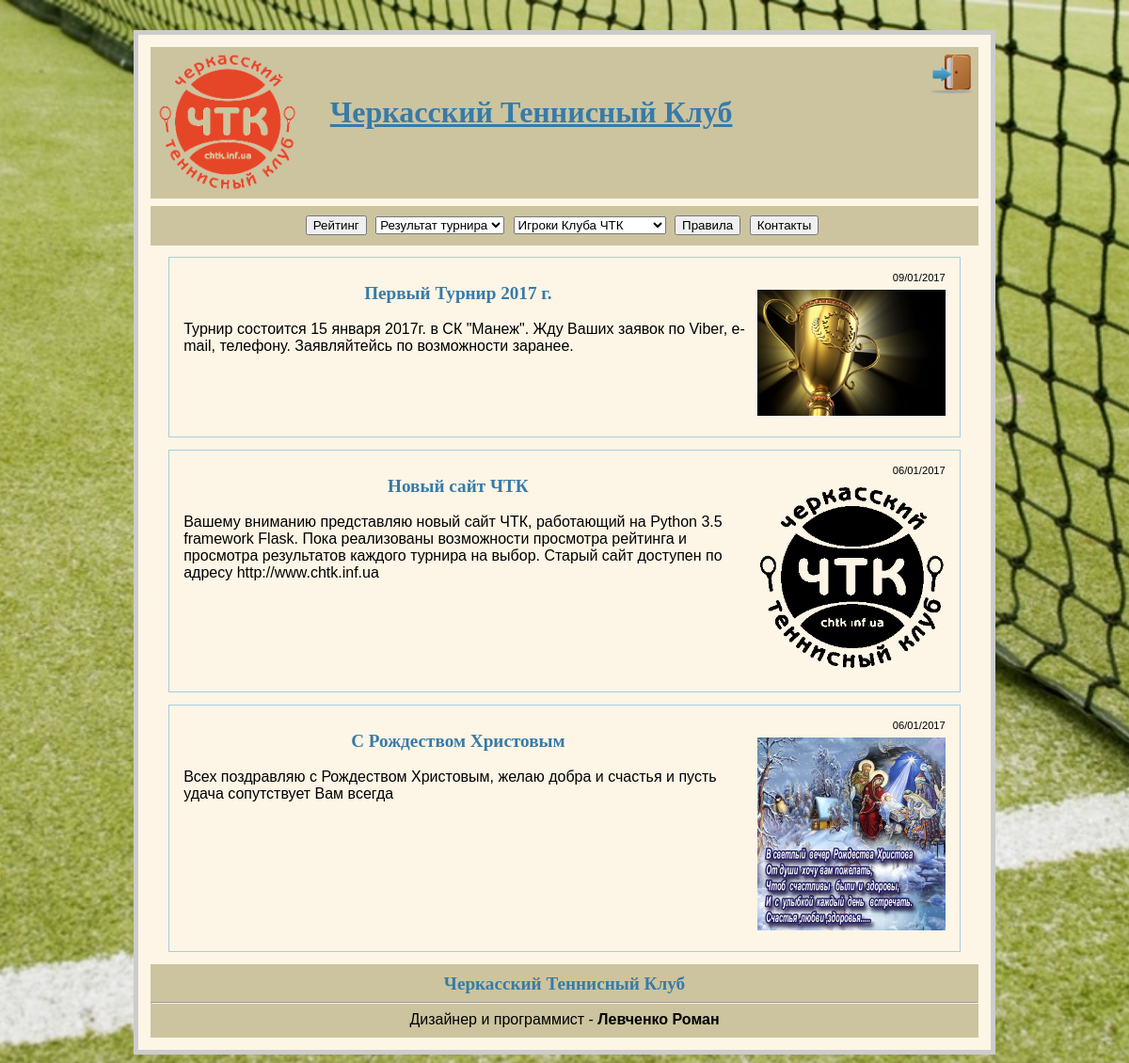
Before: / with the older database file.
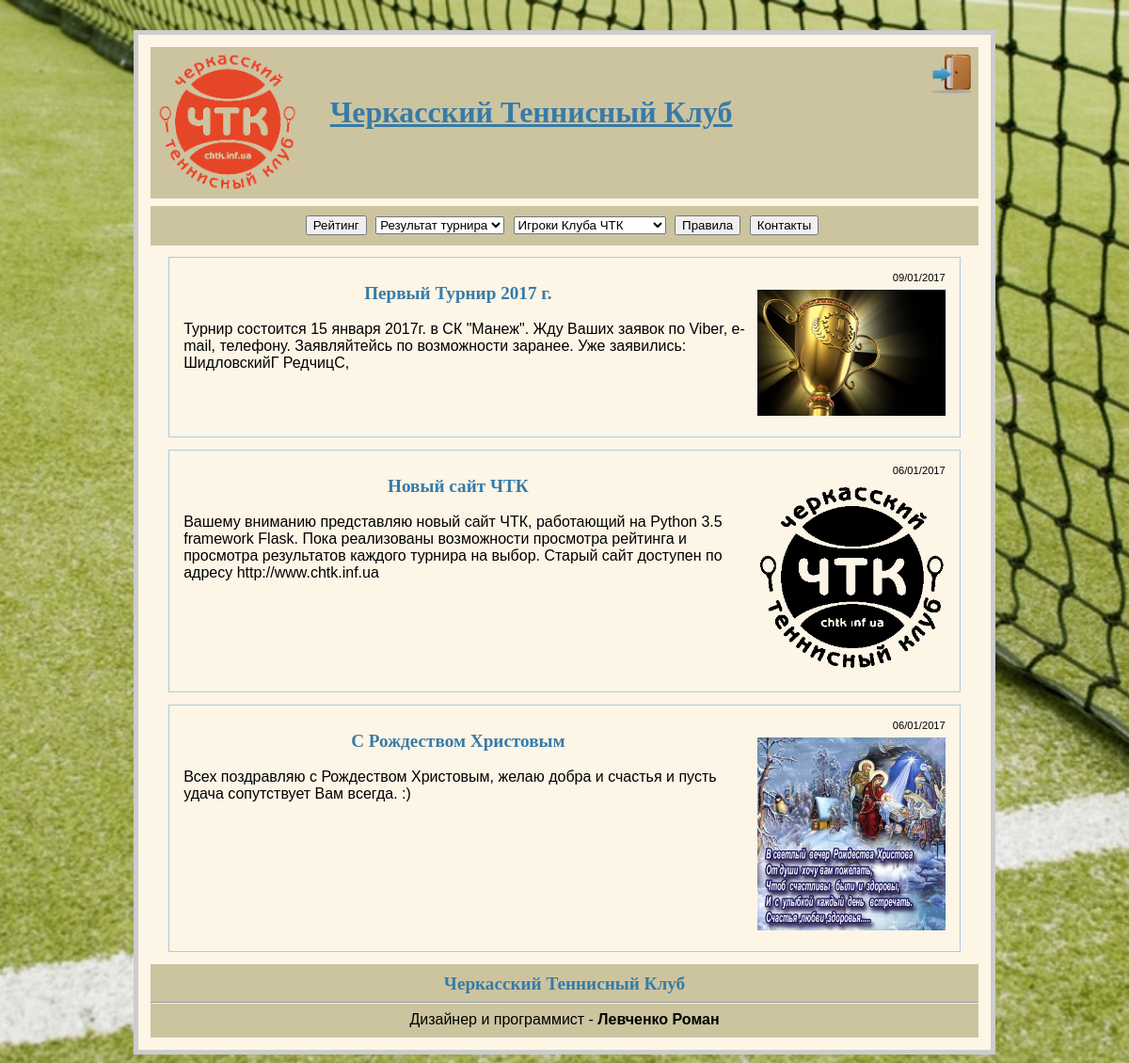
After: the same page with the newer database file.
### chtk.py (models this page shows, shortened)
class Entries(dab.Model):
    id = dab.Column(dab.Integer, primary_key=True)
    title = dab.Column(dab.String(100))
    text = dab.Column(dab.String(450))
    date_of_article = dab.Column(dab.String(20))
    images = dab.Column(dab.String(60))
    tour = dab.Column(dab.String(60))

### chtk.py (the view)
@app.route('/')
def show_entries():
    db = get_db()
    cur = db.execute('select title, text, date_of_article, images, tour from entries order by id desc')
    cur_1 = db.execute('select id, player_name, player_surname, path_photo from players order by id')
    entries = cur.fetchall()
    players = cur_1.fetchall()
    return render_template('show_entries.html', entries=entries, players=players)

### chtk.py (called while the page is built)
def connect_db():
    rv = sqlite3.connect(app.config['DATABASE'])
    rv.row_factory = sqlite3.Row
    return rv

def get_db():
    if not hasattr(g, 'sqlite_db'):
        g.sqlite_db = connect_db()
    return g.sqlite_db

### templates/show_entries.html (shortened to what this page needs)
{% extends "base.html" %}
{% block body %}
  <ul class=entries>
    {% for entry in entries %}
      <li><div class="date" align="right"> {{ entry.date_of_article }}</div>
    {% if entry.images %}
        <img src="{{ entry.images }}" width="200" align="right" class="picture"><h2 align="center">{{ entry.title }} </h2><br>{{ entry.text|safe }} {% if entry.tour %}<a href="{{ entry.tour }}">ГРУППЫ И РАСПИСАНИЕ</a>{% endif %}
    {% else %}
        <h2 align="center">{{ entry.title }} </h2><br>
        {{ entry.text|safe }} {% if entry.tour %}<a href="{{ entry.tour }}">ГРУППЫ И РАСПИСАНИЕ</a>{% endif %}
    {% endif %}
    </li>
  {% else %}
    <li><em>Unbelievable.  No entries here so far</em></li>
  </ul>
  {% endfor %}
<div class="footer"><h2 align="center">Черкасский Теннисный Клуб</h2><hr>
  <div align="center"> Дизайнер и программист - <b>Левченко Роман</b></div>
</div>
{% endblock %}

### templates/base.html (shortened to what this page needs)
<!doctype html>
<link rel=stylesheet type=text/css href="{{ url_for('static', filename='style.css') }}">
<div class=page>
    <div class=metanav>
        <div align="left"> <a href="/"> <img src="{{ url_for('static', filename='logo2.png') }}" width="150" align="middle" ></a>
            <a href="/" class="title"><b>Черкасский Теннисный Клуб</b></a>
            {% if not session.logged_in %}
                <a href="{{ url_for('login') }}"><input type="image" src="/static/login_button.png" width="45" align="right"></a>
            {% else %}
                <a href="{{ url_for('logout') }}"><input type="image" src="/static/logout_button.png" width="45" align="right"></a>
            {% endif %}
        </div>
    </div>
  <div class=metanav>
      <center>
          <ul class="hr">
              <li><form action="/rating/"><input type="submit" value="Рейтинг"></form></li>
              <li><form method="post" name="drop_down_box">
                    <select name="menu" size="1" onchange="top.location=this.value">
                        <option value="Результат турнира">Результат турнира</option>
                    </select></form></li>
              <li><form method="post" name="drop_down_box">
                    <select name="menu" size="1" onchange="top.location=this.value">
                        <option value="Игроки" >Игроки Клуба ЧТК</option>
                    </select></form></li>
              <li><form action="/rules/"><input type="submit" value="Правила"></form></li>
              <li><form action="/contacts/"><input type="submit" value="Контакты"></form></li>
          </ul>
      </center>
  </div>
  {% block body %}{% endblock %}
</div>

### static/style.css (style rules this page uses)
a, h1, h2 { color: #377ba8; }
h1, h2 { font-family: 'Georgia', serif; margin: 0; }
h2 { font-size: 1.2em; }
.page { margin: 2em auto; width: 55em; border: 5px solid #ccc; padding: 0.8em; background: #FDF5E6; }
.entries { list-style: none; margin: 0; padding: 0; }
.entries li { margin: 0.8em 1.2em; border: 1px solid #aacbe2; padding: 15px; }
.entries li h2 { margin-left: -1em; }
.metanav { padding: 0.4em; margin-bottom: 0.5em; background: #CCC49F; }
ul.hr { margin: 0; padding: 4px; }
ul.hr li { display: inline-block; margin-right: 5px; }
.date { font-size: 0.7em; }
.footer { padding: 10px 0; background-color: #CCC49F; }
.picture { margin: 7px 0 7px 7px; }
.title { font-family: 'Georgia', serif; font-size: 2em; padding-left: 30px; }

Changed rows visible on the page:
changed Entries: text "Турнир состоится 15 января 2017г. в СК \"Манеж\". Жду Ваших заявок по Viber, e-mail, телефону. Заявляйтейсь по возможности заранее." → "…Заявляйтейсь по возможности заранее. Уже заявились: ШидловскийГ РедчицС,"
changed Entries "С Рождеством Христовым": text "Всех поздравляю с Рождеством Христовым, желаю добра и счастья и пусть удача сопутствует Вам всегда" → "Всех поздравляю с Рождеством Христовым, желаю добра и счастья и пусть удача сопутствует Вам всегда. :)"
